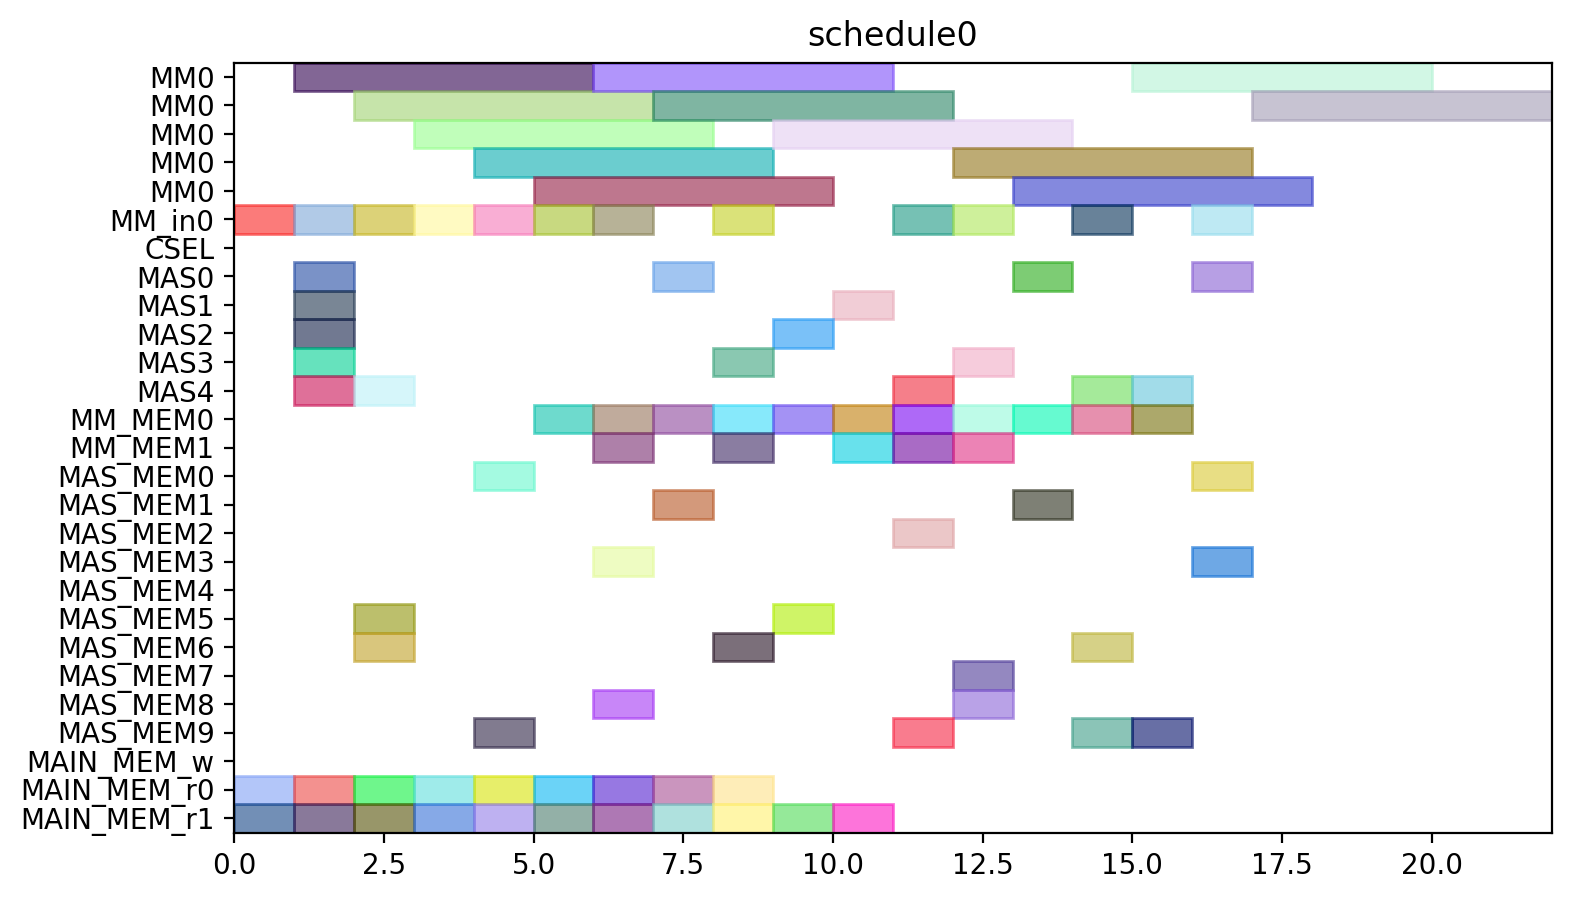

Write Python code to recreate this figure.
from pyschedule import Scenario, solvers, plotters, alt


def solve():
	horizon = 90
	S = Scenario("schedule0", horizon=horizon)

	# resource
	MM = S.Resources('MM', num=1, size=5)
	MM_in = S.Resources('MM_in', num=1)
	CSEL = S.Resource('CSEL')
	MAS = S.Resources('MAS', num=5, size=1, periods=range(1, horizon))
	MM_MEM = S.Resources('MM_MEM', num=2)
	MAS_MEM = S.Resources('MAS_MEM', num=10)
	MAIN_MEM_w = S.Resource('MAIN_MEM_w', size=1)
	MAIN_MEM_r = S.Resources('MAIN_MEM_r', num=2)

	# result of previous scheduling

	# new tasks
	t0_in = S.Task('t0_in', length=1, delay_cost=1)
	t0_in += alt(MM_in)
	t0 = S.Task('t0', length=5, delay_cost=1)
	t0 += alt(MM)
	S += t0>=t0_in

	t0_mem0 = S.Task('t0_mem0', length=1, delay_cost=1)
	t0_mem0 += MAIN_MEM_r[0]
	t0_mem1 = S.Task('t0_mem1', length=1, delay_cost=1)
	t0_mem1 += MAIN_MEM_r[1]
	t1_in = S.Task('t1_in', length=1, delay_cost=1)
	t1_in += alt(MM_in)
	t1 = S.Task('t1', length=5, delay_cost=1)
	t1 += alt(MM)
	S += t1>=t1_in

	t1_mem0 = S.Task('t1_mem0', length=1, delay_cost=1)
	t1_mem0 += MAIN_MEM_r[0]
	t1_mem1 = S.Task('t1_mem1', length=1, delay_cost=1)
	t1_mem1 += MAIN_MEM_r[1]
	t2_in = S.Task('t2_in', length=1, delay_cost=1)
	t2_in += alt(MM_in)
	t2 = S.Task('t2', length=5, delay_cost=1)
	t2 += alt(MM)
	S += t2>=t2_in

	t2_mem0 = S.Task('t2_mem0', length=1, delay_cost=1)
	t2_mem0 += MAIN_MEM_r[0]
	t2_mem1 = S.Task('t2_mem1', length=1, delay_cost=1)
	t2_mem1 += MAIN_MEM_r[1]
	t3 = S.Task('t3', length=1, delay_cost=1)
	t3 += alt(MAS)

	t3_mem0 = S.Task('t3_mem0', length=1, delay_cost=1)
	t3_mem0 += MAIN_MEM_r[0]
	t3_mem1 = S.Task('t3_mem1', length=1, delay_cost=1)
	t3_mem1 += MAIN_MEM_r[1]
	t4 = S.Task('t4', length=1, delay_cost=1)
	t4 += alt(MAS)

	t4_mem0 = S.Task('t4_mem0', length=1, delay_cost=1)
	t4_mem0 += MAIN_MEM_r[0]
	t4_mem1 = S.Task('t4_mem1', length=1, delay_cost=1)
	t4_mem1 += MAIN_MEM_r[1]
	t8 = S.Task('t8', length=1, delay_cost=1)
	t8 += alt(MAS)

	t8_mem0 = S.Task('t8_mem0', length=1, delay_cost=1)
	t8_mem0 += MAIN_MEM_r[0]
	t8_mem1 = S.Task('t8_mem1', length=1, delay_cost=1)
	t8_mem1 += MAIN_MEM_r[1]
	t9 = S.Task('t9', length=1, delay_cost=1)
	t9 += alt(MAS)

	t9_mem0 = S.Task('t9_mem0', length=1, delay_cost=1)
	t9_mem0 += MAIN_MEM_r[0]
	t9_mem1 = S.Task('t9_mem1', length=1, delay_cost=1)
	t9_mem1 += MAIN_MEM_r[1]
	t13 = S.Task('t13', length=1, delay_cost=1)
	t13 += alt(MAS)

	t13_mem0 = S.Task('t13_mem0', length=1, delay_cost=1)
	t13_mem0 += MAIN_MEM_r[0]
	t13_mem1 = S.Task('t13_mem1', length=1, delay_cost=1)
	t13_mem1 += MAIN_MEM_r[1]
	t14 = S.Task('t14', length=1, delay_cost=1)
	t14 += alt(MAS)

	t14_mem0 = S.Task('t14_mem0', length=1, delay_cost=1)
	t14_mem0 += MAIN_MEM_r[0]
	t14_mem1 = S.Task('t14_mem1', length=1, delay_cost=1)
	t14_mem1 += MAIN_MEM_r[1]
	t5_in = S.Task('t5_in', length=1, delay_cost=1)
	t5_in += alt(MM_in)
	t5 = S.Task('t5', length=5, delay_cost=1)
	t5 += alt(MM)
	S += t5>=t5_in

	t5_mem0 = S.Task('t5_mem0', length=1, delay_cost=1)
	t5_mem0 += alt(MAS_MEM)
	S += (t3*MAS[0])-1 < t5_mem0*MAS_MEM[0]
	S += (t3*MAS[1])-1 < t5_mem0*MAS_MEM[2]
	S += (t3*MAS[2])-1 < t5_mem0*MAS_MEM[4]
	S += (t3*MAS[3])-1 < t5_mem0*MAS_MEM[6]
	S += (t3*MAS[4])-1 < t5_mem0*MAS_MEM[8]
	S += t5_mem0 <= t5

	t5_mem1 = S.Task('t5_mem1', length=1, delay_cost=1)
	t5_mem1 += alt(MAS_MEM)
	S += (t4*MAS[0])-1 < t5_mem1*MAS_MEM[1]
	S += (t4*MAS[1])-1 < t5_mem1*MAS_MEM[3]
	S += (t4*MAS[2])-1 < t5_mem1*MAS_MEM[5]
	S += (t4*MAS[3])-1 < t5_mem1*MAS_MEM[7]
	S += (t4*MAS[4])-1 < t5_mem1*MAS_MEM[9]
	S += t5_mem1 <= t5

	t6 = S.Task('t6', length=1, delay_cost=1)
	t6 += alt(MAS)

	t6_mem0 = S.Task('t6_mem0', length=1, delay_cost=1)
	t6_mem0 += alt(MM_MEM)
	S += (t0*MM[0])-1 < t6_mem0*MM_MEM[0]
	S += t6_mem0 <= t6

	t6_mem1 = S.Task('t6_mem1', length=1, delay_cost=1)
	t6_mem1 += alt(MM_MEM)
	S += (t1*MM[0])-1 < t6_mem1*MM_MEM[1]
	S += t6_mem1 <= t6

	t10_in = S.Task('t10_in', length=1, delay_cost=1)
	t10_in += alt(MM_in)
	t10 = S.Task('t10', length=5, delay_cost=1)
	t10 += alt(MM)
	S += t10>=t10_in

	t10_mem0 = S.Task('t10_mem0', length=1, delay_cost=1)
	t10_mem0 += alt(MAS_MEM)
	S += (t8*MAS[0])-1 < t10_mem0*MAS_MEM[0]
	S += (t8*MAS[1])-1 < t10_mem0*MAS_MEM[2]
	S += (t8*MAS[2])-1 < t10_mem0*MAS_MEM[4]
	S += (t8*MAS[3])-1 < t10_mem0*MAS_MEM[6]
	S += (t8*MAS[4])-1 < t10_mem0*MAS_MEM[8]
	S += t10_mem0 <= t10

	t10_mem1 = S.Task('t10_mem1', length=1, delay_cost=1)
	t10_mem1 += alt(MAS_MEM)
	S += (t9*MAS[0])-1 < t10_mem1*MAS_MEM[1]
	S += (t9*MAS[1])-1 < t10_mem1*MAS_MEM[3]
	S += (t9*MAS[2])-1 < t10_mem1*MAS_MEM[5]
	S += (t9*MAS[3])-1 < t10_mem1*MAS_MEM[7]
	S += (t9*MAS[4])-1 < t10_mem1*MAS_MEM[9]
	S += t10_mem1 <= t10

	t11 = S.Task('t11', length=1, delay_cost=1)
	t11 += alt(MAS)

	t11_mem0 = S.Task('t11_mem0', length=1, delay_cost=1)
	t11_mem0 += alt(MM_MEM)
	S += (t1*MM[0])-1 < t11_mem0*MM_MEM[0]
	S += t11_mem0 <= t11

	t11_mem1 = S.Task('t11_mem1', length=1, delay_cost=1)
	t11_mem1 += alt(MM_MEM)
	S += (t2*MM[0])-1 < t11_mem1*MM_MEM[1]
	S += t11_mem1 <= t11

	t15_in = S.Task('t15_in', length=1, delay_cost=1)
	t15_in += alt(MM_in)
	t15 = S.Task('t15', length=5, delay_cost=1)
	t15 += alt(MM)
	S += t15>=t15_in

	t15_mem0 = S.Task('t15_mem0', length=1, delay_cost=1)
	t15_mem0 += alt(MAS_MEM)
	S += (t13*MAS[0])-1 < t15_mem0*MAS_MEM[0]
	S += (t13*MAS[1])-1 < t15_mem0*MAS_MEM[2]
	S += (t13*MAS[2])-1 < t15_mem0*MAS_MEM[4]
	S += (t13*MAS[3])-1 < t15_mem0*MAS_MEM[6]
	S += (t13*MAS[4])-1 < t15_mem0*MAS_MEM[8]
	S += t15_mem0 <= t15

	t15_mem1 = S.Task('t15_mem1', length=1, delay_cost=1)
	t15_mem1 += alt(MAS_MEM)
	S += (t14*MAS[0])-1 < t15_mem1*MAS_MEM[1]
	S += (t14*MAS[1])-1 < t15_mem1*MAS_MEM[3]
	S += (t14*MAS[2])-1 < t15_mem1*MAS_MEM[5]
	S += (t14*MAS[3])-1 < t15_mem1*MAS_MEM[7]
	S += (t14*MAS[4])-1 < t15_mem1*MAS_MEM[9]
	S += t15_mem1 <= t15

	t16 = S.Task('t16', length=1, delay_cost=1)
	t16 += alt(MAS)

	t16_mem0 = S.Task('t16_mem0', length=1, delay_cost=1)
	t16_mem0 += alt(MM_MEM)
	S += (t0*MM[0])-1 < t16_mem0*MM_MEM[0]
	S += t16_mem0 <= t16

	t16_mem1 = S.Task('t16_mem1', length=1, delay_cost=1)
	t16_mem1 += alt(MM_MEM)
	S += (t2*MM[0])-1 < t16_mem1*MM_MEM[1]
	S += t16_mem1 <= t16

	t18 = S.Task('t18', length=1, delay_cost=1)
	t18 += alt(MAS)

	t18_mem0 = S.Task('t18_mem0', length=1, delay_cost=1)
	t18_mem0 += alt(MM_MEM)
	S += (t0*MM[0])-1 < t18_mem0*MM_MEM[0]
	S += t18_mem0 <= t18

	t20_in = S.Task('t20_in', length=1, delay_cost=1)
	t20_in += alt(MM_in)
	t20 = S.Task('t20', length=5, delay_cost=1)
	t20 += alt(MM)
	S += t20>=t20_in

	t20_mem0 = S.Task('t20_mem0', length=1, delay_cost=1)
	t20_mem0 += alt(MM_MEM)
	S += (t2*MM[0])-1 < t20_mem0*MM_MEM[0]
	S += t20_mem0 <= t20

	t20_mem1 = S.Task('t20_mem1', length=1, delay_cost=1)
	t20_mem1 += MAIN_MEM_r[1]
	t7 = S.Task('t7', length=1, delay_cost=1)
	t7 += alt(MAS)

	t7_mem0 = S.Task('t7_mem0', length=1, delay_cost=1)
	t7_mem0 += alt(MM_MEM)
	S += (t5*MM[0])-1 < t7_mem0*MM_MEM[0]
	S += t7_mem0 <= t7

	t7_mem1 = S.Task('t7_mem1', length=1, delay_cost=1)
	t7_mem1 += alt(MAS_MEM)
	S += (t6*MAS[0])-1 < t7_mem1*MAS_MEM[1]
	S += (t6*MAS[1])-1 < t7_mem1*MAS_MEM[3]
	S += (t6*MAS[2])-1 < t7_mem1*MAS_MEM[5]
	S += (t6*MAS[3])-1 < t7_mem1*MAS_MEM[7]
	S += (t6*MAS[4])-1 < t7_mem1*MAS_MEM[9]
	S += t7_mem1 <= t7

	t12 = S.Task('t12', length=1, delay_cost=1)
	t12 += alt(MAS)

	t12_mem0 = S.Task('t12_mem0', length=1, delay_cost=1)
	t12_mem0 += alt(MM_MEM)
	S += (t10*MM[0])-1 < t12_mem0*MM_MEM[0]
	S += t12_mem0 <= t12

	t12_mem1 = S.Task('t12_mem1', length=1, delay_cost=1)
	t12_mem1 += alt(MAS_MEM)
	S += (t11*MAS[0])-1 < t12_mem1*MAS_MEM[1]
	S += (t11*MAS[1])-1 < t12_mem1*MAS_MEM[3]
	S += (t11*MAS[2])-1 < t12_mem1*MAS_MEM[5]
	S += (t11*MAS[3])-1 < t12_mem1*MAS_MEM[7]
	S += (t11*MAS[4])-1 < t12_mem1*MAS_MEM[9]
	S += t12_mem1 <= t12

	t17 = S.Task('t17', length=1, delay_cost=1)
	t17 += alt(MAS)

	t17_mem0 = S.Task('t17_mem0', length=1, delay_cost=1)
	t17_mem0 += alt(MM_MEM)
	S += (t15*MM[0])-1 < t17_mem0*MM_MEM[0]
	S += t17_mem0 <= t17

	t17_mem1 = S.Task('t17_mem1', length=1, delay_cost=1)
	t17_mem1 += alt(MAS_MEM)
	S += (t16*MAS[0])-1 < t17_mem1*MAS_MEM[1]
	S += (t16*MAS[1])-1 < t17_mem1*MAS_MEM[3]
	S += (t16*MAS[2])-1 < t17_mem1*MAS_MEM[5]
	S += (t16*MAS[3])-1 < t17_mem1*MAS_MEM[7]
	S += (t16*MAS[4])-1 < t17_mem1*MAS_MEM[9]
	S += t17_mem1 <= t17

	t19 = S.Task('t19', length=1, delay_cost=1)
	t19 += alt(MAS)

	t19_mem0 = S.Task('t19_mem0', length=1, delay_cost=1)
	t19_mem0 += alt(MM_MEM)
	S += (t0*MM[0])-1 < t19_mem0*MM_MEM[0]
	S += t19_mem0 <= t19

	t19_mem1 = S.Task('t19_mem1', length=1, delay_cost=1)
	t19_mem1 += alt(MAS_MEM)
	S += (t18*MAS[0])-1 < t19_mem1*MAS_MEM[1]
	S += (t18*MAS[1])-1 < t19_mem1*MAS_MEM[3]
	S += (t18*MAS[2])-1 < t19_mem1*MAS_MEM[5]
	S += (t18*MAS[3])-1 < t19_mem1*MAS_MEM[7]
	S += (t18*MAS[4])-1 < t19_mem1*MAS_MEM[9]
	S += t19_mem1 <= t19

	t21 = S.Task('t21', length=1, delay_cost=1)
	t21 += alt(MAS)

	t21_mem0 = S.Task('t21_mem0', length=1, delay_cost=1)
	t21_mem0 += alt(MM_MEM)
	S += (t1*MM[0])-1 < t21_mem0*MM_MEM[0]
	S += t21_mem0 <= t21

	t21_mem1 = S.Task('t21_mem1', length=1, delay_cost=1)
	t21_mem1 += alt(MM_MEM)
	S += (t20*MM[0])-1 < t21_mem1*MM_MEM[1]
	S += t21_mem1 <= t21

	t22 = S.Task('t22', length=1, delay_cost=1)
	t22 += alt(MAS)

	t22_mem0 = S.Task('t22_mem0', length=1, delay_cost=1)
	t22_mem0 += alt(MM_MEM)
	S += (t1*MM[0])-1 < t22_mem0*MM_MEM[0]
	S += t22_mem0 <= t22

	t22_mem1 = S.Task('t22_mem1', length=1, delay_cost=1)
	t22_mem1 += alt(MM_MEM)
	S += (t20*MM[0])-1 < t22_mem1*MM_MEM[1]
	S += t22_mem1 <= t22

	t23_in = S.Task('t23_in', length=1, delay_cost=1)
	t23_in += alt(MM_in)
	t23 = S.Task('t23', length=5, delay_cost=1)
	t23 += alt(MM)
	S += t23>=t23_in

	t23_mem0 = S.Task('t23_mem0', length=1, delay_cost=1)
	t23_mem0 += alt(MAS_MEM)
	S += (t17*MAS[0])-1 < t23_mem0*MAS_MEM[0]
	S += (t17*MAS[1])-1 < t23_mem0*MAS_MEM[2]
	S += (t17*MAS[2])-1 < t23_mem0*MAS_MEM[4]
	S += (t17*MAS[3])-1 < t23_mem0*MAS_MEM[6]
	S += (t17*MAS[4])-1 < t23_mem0*MAS_MEM[8]
	S += t23_mem0 <= t23

	t23_mem1 = S.Task('t23_mem1', length=1, delay_cost=1)
	t23_mem1 += MAIN_MEM_r[1]
	t25_in = S.Task('t25_in', length=1, delay_cost=1)
	t25_in += alt(MM_in)
	t25 = S.Task('t25', length=5, delay_cost=1)
	t25 += alt(MM)
	S += t25>=t25_in

	t25_mem0 = S.Task('t25_mem0', length=1, delay_cost=1)
	t25_mem0 += alt(MAS_MEM)
	S += (t7*MAS[0])-1 < t25_mem0*MAS_MEM[0]
	S += (t7*MAS[1])-1 < t25_mem0*MAS_MEM[2]
	S += (t7*MAS[2])-1 < t25_mem0*MAS_MEM[4]
	S += (t7*MAS[3])-1 < t25_mem0*MAS_MEM[6]
	S += (t7*MAS[4])-1 < t25_mem0*MAS_MEM[8]
	S += t25_mem0 <= t25

	t25_mem1 = S.Task('t25_mem1', length=1, delay_cost=1)
	t25_mem1 += alt(MAS_MEM)
	S += (t22*MAS[0])-1 < t25_mem1*MAS_MEM[1]
	S += (t22*MAS[1])-1 < t25_mem1*MAS_MEM[3]
	S += (t22*MAS[2])-1 < t25_mem1*MAS_MEM[5]
	S += (t22*MAS[3])-1 < t25_mem1*MAS_MEM[7]
	S += (t22*MAS[4])-1 < t25_mem1*MAS_MEM[9]
	S += t25_mem1 <= t25

	t27_in = S.Task('t27_in', length=1, delay_cost=1)
	t27_in += alt(MM_in)
	t27 = S.Task('t27', length=5, delay_cost=1)
	t27 += alt(MM)
	S += t27>=t27_in

	t27_mem0 = S.Task('t27_mem0', length=1, delay_cost=1)
	t27_mem0 += alt(MAS_MEM)
	S += (t22*MAS[0])-1 < t27_mem0*MAS_MEM[0]
	S += (t22*MAS[1])-1 < t27_mem0*MAS_MEM[2]
	S += (t22*MAS[2])-1 < t27_mem0*MAS_MEM[4]
	S += (t22*MAS[3])-1 < t27_mem0*MAS_MEM[6]
	S += (t22*MAS[4])-1 < t27_mem0*MAS_MEM[8]
	S += t27_mem0 <= t27

	t27_mem1 = S.Task('t27_mem1', length=1, delay_cost=1)
	t27_mem1 += alt(MAS_MEM)
	S += (t21*MAS[0])-1 < t27_mem1*MAS_MEM[1]
	S += (t21*MAS[1])-1 < t27_mem1*MAS_MEM[3]
	S += (t21*MAS[2])-1 < t27_mem1*MAS_MEM[5]
	S += (t21*MAS[3])-1 < t27_mem1*MAS_MEM[7]
	S += (t21*MAS[4])-1 < t27_mem1*MAS_MEM[9]
	S += t27_mem1 <= t27

	t28_in = S.Task('t28_in', length=1, delay_cost=1)
	t28_in += alt(MM_in)
	t28 = S.Task('t28', length=5, delay_cost=1)
	t28 += alt(MM)
	S += t28>=t28_in

	t28_mem0 = S.Task('t28_mem0', length=1, delay_cost=1)
	t28_mem0 += alt(MAS_MEM)
	S += (t19*MAS[0])-1 < t28_mem0*MAS_MEM[0]
	S += (t19*MAS[1])-1 < t28_mem0*MAS_MEM[2]
	S += (t19*MAS[2])-1 < t28_mem0*MAS_MEM[4]
	S += (t19*MAS[3])-1 < t28_mem0*MAS_MEM[6]
	S += (t19*MAS[4])-1 < t28_mem0*MAS_MEM[8]
	S += t28_mem0 <= t28

	t28_mem1 = S.Task('t28_mem1', length=1, delay_cost=1)
	t28_mem1 += alt(MAS_MEM)
	S += (t7*MAS[0])-1 < t28_mem1*MAS_MEM[1]
	S += (t7*MAS[1])-1 < t28_mem1*MAS_MEM[3]
	S += (t7*MAS[2])-1 < t28_mem1*MAS_MEM[5]
	S += (t7*MAS[3])-1 < t28_mem1*MAS_MEM[7]
	S += (t7*MAS[4])-1 < t28_mem1*MAS_MEM[9]
	S += t28_mem1 <= t28

	t29_in = S.Task('t29_in', length=1, delay_cost=1)
	t29_in += alt(MM_in)
	t29 = S.Task('t29', length=5, delay_cost=1)
	t29 += alt(MM)
	S += t29>=t29_in

	t29_mem0 = S.Task('t29_mem0', length=1, delay_cost=1)
	t29_mem0 += alt(MAS_MEM)
	S += (t21*MAS[0])-1 < t29_mem0*MAS_MEM[0]
	S += (t21*MAS[1])-1 < t29_mem0*MAS_MEM[2]
	S += (t21*MAS[2])-1 < t29_mem0*MAS_MEM[4]
	S += (t21*MAS[3])-1 < t29_mem0*MAS_MEM[6]
	S += (t21*MAS[4])-1 < t29_mem0*MAS_MEM[8]
	S += t29_mem0 <= t29

	t29_mem1 = S.Task('t29_mem1', length=1, delay_cost=1)
	t29_mem1 += alt(MAS_MEM)
	S += (t12*MAS[0])-1 < t29_mem1*MAS_MEM[1]
	S += (t12*MAS[1])-1 < t29_mem1*MAS_MEM[3]
	S += (t12*MAS[2])-1 < t29_mem1*MAS_MEM[5]
	S += (t12*MAS[3])-1 < t29_mem1*MAS_MEM[7]
	S += (t12*MAS[4])-1 < t29_mem1*MAS_MEM[9]
	S += t29_mem1 <= t29

	solvers.mip.solve(S,msg=1,kind='CPLEX',ratio_gap=1.01)

	solution = [['hoge']*len(S.solution()[1]) for i in range(len(S.solution()))]
	for i in range(len(S.solution())):
		for j in range(len(S.solution()[i])):
			solution[i][j]=str(S.solution()[i][j])
	print(solution)

	cycles = int(solution[-1][3])

	pic_file_name = "/home/mfukuda/ABE/multiRAM_multiMAS_16mux/scheduling_result/stage5MM1_stage1MAS5/EP_ADD_A_0/schedule0.png"
	if(S.solution() != []):
		plotters.matplotlib.plot(S,img_filename=pic_file_name, show_task_labels=False, fig_size=(cycles*0.25+3, 5))

	return solution
